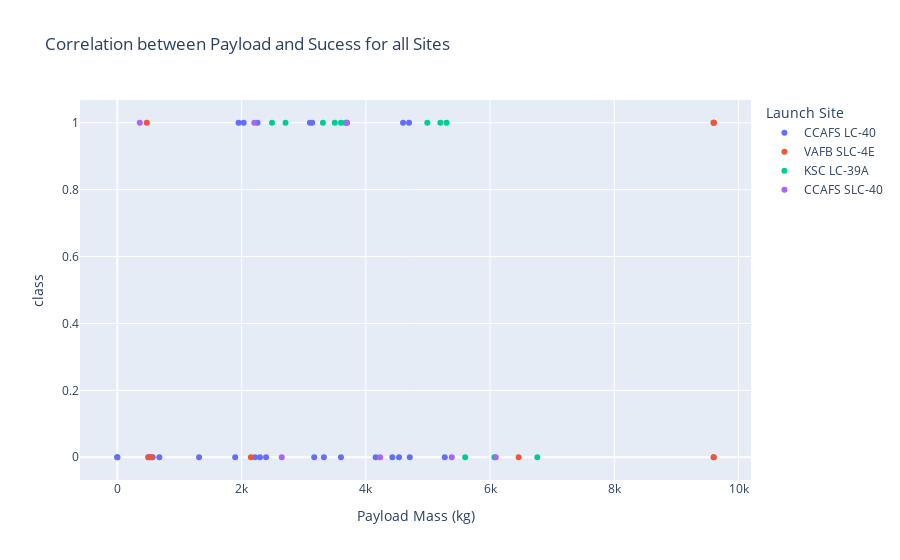

The notebook cell saved with this chart:
### Code cell
fig = px.scatter(filtered_df, x="Payload Mass (kg)", y="class", color="Launch Site", 
                 title="Correlation between Payload and Sucess for all Sites")

fig.show()

### Figure 1 — Plotly figure (JSON) as saved in the notebook; plotly's stock layout.template omitted (floating-point values rounded to 4 significant figures)
{"data": [{"hovertemplate": "Launch Site=CCAFS LC-40<br>Payload Mass (kg)=%{x}<br>class=%{y}<extra></extra>", "legendgroup": "CCAFS LC-40", "marker": {"color": "#636efa", "symbol": "circle"}, "mode": "markers", "name": "CCAFS LC-40", "orientation": "v", "showlegend": true, "type": "scatter", "x": [0, 0, 525, 500, 677, 3170, 3325, 2296, 1316, 4535, 4428, 2216, 2395, 570, 4159, 1898, 4707, 1952, 2034, 5271, 3136, 4696, 3100, 3600, 2257, 4600], "xaxis": "x", "y": [0, 0, 0, 0, 0, 0, 0, 0, 0, 0, 0, 0, 0, 0, 0, 0, 0, 1, 1, 0, 1, 1, 1, 0, 1, 1], "yaxis": "y"}, {"hovertemplate": "Launch Site=VAFB SLC-4E<br>Payload Mass (kg)=%{x}<br>class=%{y}<extra></extra>", "legendgroup": "VAFB SLC-4E", "marker": {"color": "#EF553B", "symbol": "circle"}, "mode": "markers", "name": "VAFB SLC-4E", "orientation": "v", "showlegend": true, "type": "scatter", "x": [500, 553, 9600, 9600, 475, 9600, 9600, 2150, 9600, 6460], "xaxis": "x", "y": [0, 0, 1, 1, 1, 1, 0, 0, 0, 0], "yaxis": "y"}, {"hovertemplate": "Launch Site=KSC LC-39A<br>Payload Mass (kg)=%{x}<br>class=%{y}<extra></extra>", "legendgroup": "KSC LC-39A", "marker": {"color": "#00cc96", "symbol": "circle"}, "mode": "markers", "name": "KSC LC-39A", "orientation": "v", "showlegend": true, "type": "scatter", "x": [2490, 5600, 5300, 3697.0, 6070, 2708, 3669, 6761, 3310, 4990, 5200, 3500, 3600], "xaxis": "x", "y": [1, 0, 1, 1, 0, 1, 1, 0, 1, 1, 1, 1, 1], "yaxis": "y"}, {"hovertemplate": "Launch Site=CCAFS SLC-40<br>Payload Mass (kg)=%{x}<br>class=%{y}<extra></extra>", "legendgroup": "CCAFS SLC-40", "marker": {"color": "#ab63fa", "symbol": "circle"}, "mode": "markers", "name": "CCAFS SLC-40", "orientation": "v", "showlegend": true, "type": "scatter", "x": [2205, 3697.0, 4230, 6092, 2647, 362, 5384], "xaxis": "x", "y": [1, 1, 0, 0, 0, 1, 0], "yaxis": "y"}], "layout": {"legend": {"title": {"text": "Launch Site"}, "tracegroupgap": 0}, "title": {"text": "Correlation between Payload and Sucess for all Sites"}, "xaxis": {"anchor": "y", "domain": [0, 1], "title": {"text": "Payload Mass (kg)"}}, "yaxis": {"anchor": "x", "domain": [0, 1], "title": {"text": "class"}}}}
